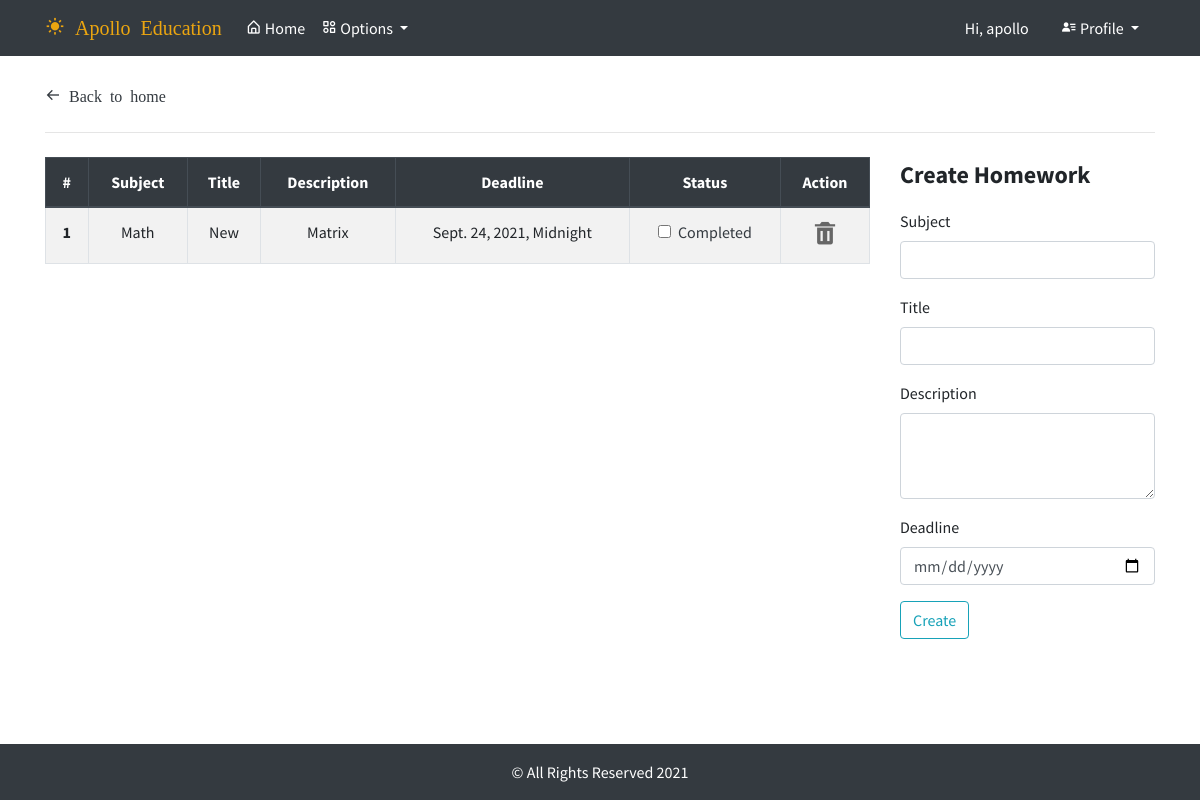
Screenshot of /homeworks/ (signed in) with the database file from the repository.
### dashboard/models.py (models this page shows, shortened)
class Homework(models.Model):
    user = models.ForeignKey(User, on_delete=models.CASCADE)
    subject = models.CharField(max_length=255)
    title = models.CharField(max_length=255, blank=True)
    description = models.TextField(blank=True, null=True)
    deadline = models.DateTimeField()
    completed = models.BooleanField(default=False)
    created = models.DateTimeField(auto_now_add=True)
    updated = models.DateTimeField(auto_now=True)
    class Meta:
        ordering = ('-created',)

### dashboard/views.py (the view)
# urls.py: path('homeworks/', views.homeworks, name="homeworks"),
@login_required(login_url='login')
def homeworks(request):
    if request.method == "POST":
        form = HomeworkForm(request.POST)
        if form.is_valid():
            user_homework = form.save(commit=False)
            user_homework.user = request.user
            user_homework.subject = request.POST.get('subject')
            user_homework.title = request.POST.get('title')
            user_homework.description = request.POST.get('description')
            user_homework.deadline = request.POST.get('deadline')
            try:
                finished = request.POST['completed']
                if finished == 'on':
                    finished = True
                else:
                    finished = False
            except:
                finished = False
            user_homework.completed = finished
            user_homework.save()
            return redirect('homeworks')
    else:
        form = HomeworkForm()
    homeworks = Homework.objects.filter(user=request.user)
    if len(homeworks) == 0:
        homework_done = True
    else:
        homework_done = False
    context = {
        'homeworks': homeworks,
        'homework_done': homework_done,
        'form': form,
    }
    return render(request, "dashboard/homeworks.html", context)

### dashboard/forms.py
class HomeworkForm(forms.ModelForm):
    class Meta:
        model = Homework
        fields = ['subject', 'title', 'description', 'deadline', 'completed']
        widgets = {
            'subject': forms.TextInput(
                attrs={
                    'class': 'form-control',
                    'type': 'text',
                    'id': 'subject',
                    'required': 'true',
                }
            ),
            'title': forms.TextInput(
                attrs={
                    'class': 'form-control',
                    'type': 'text',
                    'id': 'title',
                    'required': 'true',
                }
            ),
            'description': forms.Textarea(
                attrs={
                    'class': 'form-control',
                    'rows': '3',
                    'id': 'desc',
                }
            ),
            'deadline': forms.DateTimeInput(
                attrs={
                    'class': 'form-control',
                    'type': 'date',
                    'id': 'deadline',
                    'required': 'true',
                }
            ),
        }

### templates/dashboard/homeworks.html (shortened to what this page needs)
{% extends 'common/base.html' %}
{% block content %}
<a href="{% url 'home' %}" class="bx bx-arrow-back text-dark"> Back to home</a>
<hr class="my-4">
<div class="row">
    <div class="col-sm-12 col-md-12 col-lg-9">
        {% if not homework_done %}
        <table class="table table-striped table-bordered table-hover text-center">
            <thead class="thead-dark">
                <tr>
                    <th scope="col">#</th>
                    <th scope="col">Subject</th>
                    <th scope="col">Title</th>
                    <th scope="col">Description</th>
                    <th scope="col">deadline</th>
                    <th scope="col">Status</th>
                    <th scope="col">Action</th>
                </tr>
            </thead>
            <tbody>
                {% for h in homeworks %}
                <tr>
                    <th scope="row">{{ forloop.counter }}</th>
                    <td>{{ h.subject }}</td>
                    <td>{{ h.title }}</td>
                    <td>{{ h.description }}</td>
                    <td>{{ h.deadline }}</td>
                    <td>
                        <a href="{% url 'update_homework' h.id %}">
                            <div class="form-check">
                                {% if h.completed == True %}
                                <input class="form-check-input" type="checkbox" value="" checked id="exampleCheck1">
                                {% else %}
                                <input class="form-check-input" type="checkbox" value="" id="exampleCheck1">
                                {% endif %}
                                <label class="form-check-label text-dark" for="exampleCheck1">
                                    Completed
                                </label>
                            </div>
                        </a>
                    </td>
                    <td>
                        <a href="{% url 'delete_homework' h.id %}"
                            onclick="return confirm('Are you sure you want to delete this homework?')">
                            <i class='bx bxs-trash'></i>
                        </a>
                    </td>
                </tr>
                {% endfor %}
            </tbody>
        </table>
        {% else %}
        <h4>All homeworks are completed!! Create to have more!!</h4>
        {% endif %}
    </div>
    <div class="col-sm-12 col-md-12 col-lg-3">
        <form method="POST">
            <div class="form-group">
                <legend class="mb-2 font-weight-bold">Create Homework</legend>
            </div>
            <div class="form-group">
                <label for="subject">subject</label>
                {{ form.subject }}
            </div>
            <div class="form-group">
                <label for="title">title</label>
                {{ form.title }}
            </div>
            <div class="form-group">
                <label for="desc">description</label>
                {{ form.description }}
            </div>
            <div class="form-group">
                <label for="deadline">deadline</label>
                {{ form.deadline }}
            </div>
            <div class="form-group">
                <button href="" class="btn btn-outline-info" type="submit">
                    Create
                </button>
            </div>
        </form>
    </div>
</div>
{% endblock content %}

### templates/common/header.html (shortened to what this page needs)
<header id="header" class="header">
    <nav class="navbar navbar-expand-md navbar-dark fixed-top bg-dark">
        <div class="container">
            {% if user.is_authenticated %}
            <a class="navbar-brand" href="{% url 'home' %}">
                <span class="bx bxs-sun"> Apollo Education</span>
            </a>
            {% else %}
            <a class="navbar-brand" href="{% url 'index' %}">
                <span class="bx bxs-sun"> Apollo Education</span>
            </a>
            {% endif %}
            <div class="collapse navbar-collapse" id="navbarCollapse">
                <ul class="navbar-nav me-auto mb-2 mb-md-0">
                    {% if user.is_authenticated %}
                    <li class="nav-item">
                        <a class="nav-link active" aria-current="page" href="{% url 'home' %}">
                            <i class='bx bx-home-alt'></i> Home
                        </a>
                    </li>
                    <li class="nav-item dropdown">
                        <a class="nav-link dropdown-toggle text-white" href="#" id="navbarDropdown" role="button"
                            data-toggle="dropdown" aria-haspopup="true" aria-expanded="false">
                            <i class='bx bx-category-alt'></i> Options
                        </a>
                    </li>
                    {% else %}
                    <li class="nav-item">
                        <a class="nav-link active" aria-current="page" href="{% url 'index' %}">
                            <i class='bx bx-home-alt'></i> Home
                        </a>
                    </li>
                    {% endif %}
                </ul>
                <ul class="nav navar-nav navbar-right ml-auto">
                    {% if user.is_authenticated %}
                    <li class="nav-item">
                        <a class="nav-link text-white" href="">
                            Hi, <span style="text-transform: lowercase;">{{ request.user }}</span>
                        </a>
                    </li>
                    <li class="nav-item dropdown">
                        <a class="nav-link dropdown-toggle text-white" href="#" id="navbarDropdown" role="button"
                            data-toggle="dropdown" aria-haspopup="true" aria-expanded="false">
                            <i class='bx bxs-user-detail'></i> Profile
                        </a>
                    </li>
                    {% else %}
                    <li class="nav-item">
                        <a class="nav-link text-white font-weight-bold" href="{% url 'login' %}">
                            <i class='bx bx-log-in-circle'></i> Login
                        </a>
                    </li>
                    {% endif %}
                </ul>
            </div>
        </div>
    </nav>
</header>

### static/css/style.css (style rules this page uses)
:root { --main: #eba510; --light-black: #444; --white: #fff; --dark-grey: #666; --light-grey: #eee; --dark-blue: #192a56; --box-shadow: 0 0.5rem 1.5rem rgba(0, 0, 0, 0.1); }
* { font-family: 'Source Sans Pro', sans-serif; margin: 0; padding: 0; text-decoration: none !important; outline: none; border: none; text-transform: capitalize; transition: all 0.2s linear; }
html { overflow-x: hidden; scroll-padding-top: 6rem; scroll-behavior: smooth; }
.navbar-brand { color: var(--main) !important; }
.bxs-trash, .bxs-volume-full { color: #666; font-size: 27px; }
input { text-transform: none; }

### rows the page displays
Homework: subject "Math", title "New", description "Matrix", deadline "Sept. 24, 2021, Midnight"

### other values shown
{{ request.user }} "apollo"
